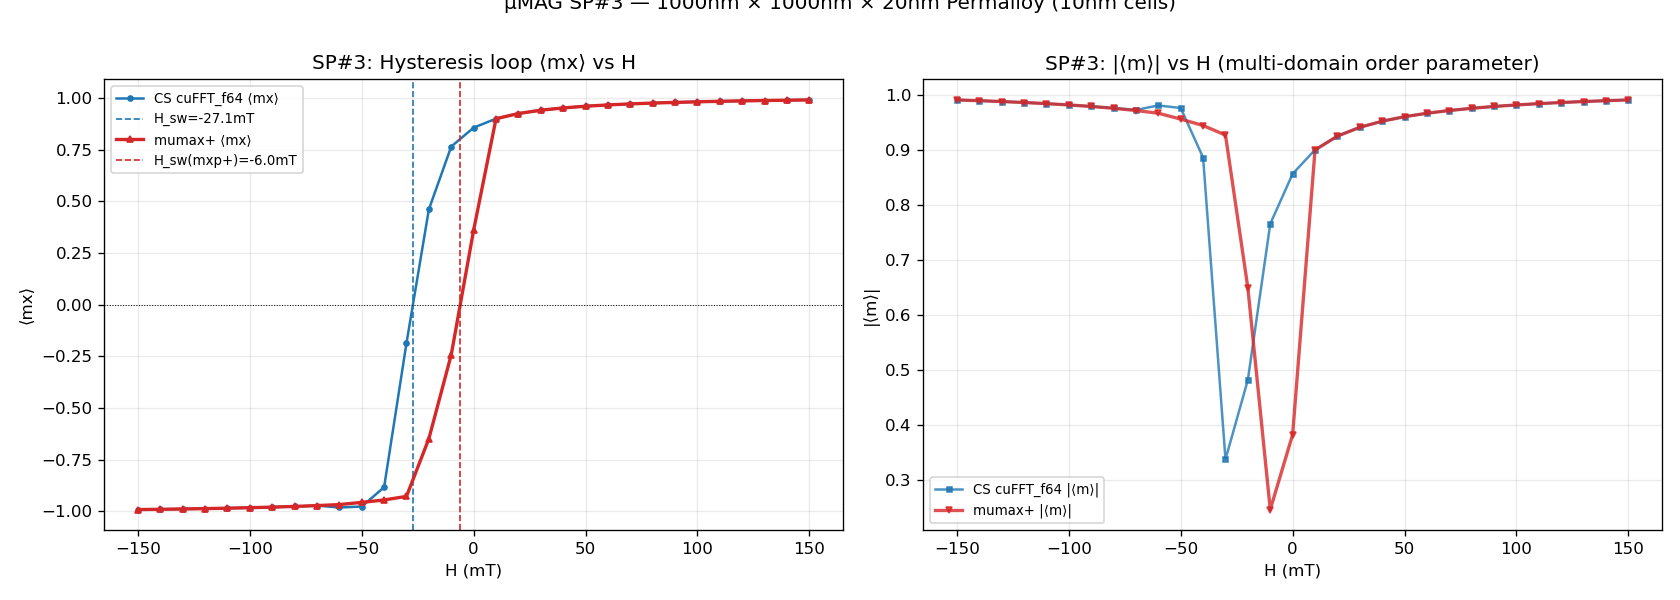

Reproduce this figure in Python.
"""
Notebook 47: µMAG SP#3 Hysteresis -- Build Comparison
1 µm × 1 µm × 20 nm Permalloy element (100×100×2, 10nm cells).
Field sweep +150 → −150 mT, find nucleation H_nuc and switching H_sw.
Runs across CS cuFFT_f64 / mumax3 / mumax+.

Reference: µMAG SP#3, H_sw ≈ −20 mT (qualitative, 10nm cells)
"""
import sys, pathlib, time, json
import numpy as np
sys.path.insert(0, str(pathlib.Path(__file__).parent))
import bench_utils as bu
sys.stdout.reconfigure(encoding="utf-8")

MX3_SP3 = pathlib.Path(__file__).parent / "mx3" / "sp3_hysteresis.mx3"

MU0 = bu.MU0
Ms  = 860e3; A = 13e-12; alpha = 0.5
NX, NY, NZ = 100, 100, 2
DX = 10e-9  # 10nm cells

# Field sweep: +150 → −150 mT (29 points, ~10 mT spacing)
H_MV = np.concatenate([
    np.linspace(150, 10, 15),
    np.linspace(0, -150, 16),
])  # mT
H_AM = H_MV * 1e-3 / MU0   # A/m

T_RELAX = 2e-9  # relax time per field step

print("=" * 70)
print("Notebook 47: µMAG SP#3 Hysteresis -- Build Comparison")
print(f"  Permalloy {NX*DX*1e9:.0f}nm × {NY*DX*1e9:.0f}nm × {NZ*DX*1e9:.0f}nm ({NX}×{NY}×{NZ} cells)")
print(f"  Field sweep: {H_MV[0]:.0f} → {H_MV[-1]:.0f} mT ({len(H_MV)} steps)")
print("=" * 70)


def _find_hsw(H_mT, mx_arr):
    """Find H_sw as field where <mx> crosses 0 (on descending branch)."""
    for i in range(len(mx_arr) - 1):
        if mx_arr[i] >= 0 > mx_arr[i+1]:
            frac = mx_arr[i] / (mx_arr[i] - mx_arr[i+1])
            return H_mT[i] + frac * (H_mT[i+1] - H_mT[i])
    return None


def run_cs_sp3(build_label):
    mm = bu.load_mm(build_label)
    g  = mm.StructuredGrid(NX, NY, NZ, DX, DX, DX)
    mat = mm.Material()
    mat.Ms = Ms; mat.A_exchange = A; mat.K_uniaxial = 0.0
    mat.easy_axis = mm.Vec3(1, 0, 0); mat.alpha = alpha

    demag = mm.DemagFieldGPU(g)
    exch  = mm.ExchangeFieldGPU(g)

    mx_list, mag_list = [], []
    opts = mm.RelaxGPUOptions(); opts.max_steps = 3000

    # Saturate at +150 mT
    zeeman = mm.ZeemanFieldGPU(g, mm.Vec3(H_AM[0], 0, 0))
    fields = mm.FieldSumGPU(); fields.add(exch); fields.add(zeeman)
    m0 = mm.VectorField3D(g)
    arr0 = np.zeros((NZ, NX, NY, 3)); arr0[..., 0] = 1.0; arr0[..., 1] = 0.02
    norms = np.linalg.norm(arr0, axis=-1, keepdims=True); arr0 /= norms
    mm.from_numpy(m0, arr0)
    relax = mm.RelaxGPU(g); relax.upload(m0)
    relax.run(mat, demag, fields, opts); relax.download(m0)

    t0 = time.perf_counter()
    for H in H_AM:
        zeeman2 = mm.ZeemanFieldGPU(g, mm.Vec3(H, 0, 0))
        f2 = mm.FieldSumGPU(); f2.add(exch); f2.add(zeeman2)
        rel2 = mm.RelaxGPU(g); rel2.upload(m0)
        rel2.run(mat, demag, f2, opts); rel2.download(m0)
        arr = mm.to_numpy(m0)
        mx_avg = float(arr[..., 0].mean())
        m_avg  = float(np.linalg.norm(arr.mean(axis=(0, 1, 2))))
        mx_list.append(mx_avg); mag_list.append(m_avg)
    wall_ms = (time.perf_counter() - t0) * 1e3

    H_sw = _find_hsw(H_MV.tolist(), mx_list)
    return {"build": build_label, "wall_ms": wall_ms,
            "H_mT": H_MV.tolist(), "mx": mx_list, "mag": mag_list,
            "H_sw_mT": float(H_sw) if H_sw else None}


results = []
for bl in ["cuFFT_f64"]:
    if not bu.BUILDS[bl].exists():
        print(f"[SKIP] {bl}"); continue
    print(f"\n--- {bl} ---")
    try:
        r = run_cs_sp3(bl); results.append(r)
        print(f"  Wall: {r['wall_ms']:.0f} ms")
        hsw = r['H_sw_mT']
        print(f"  H_sw = {hsw:.1f} mT" if hsw else "  H_sw: not found")
        print(f"  Final <mx> = {r['mx'][-1]:.4f}")
    except Exception as e:
        print(f"  ERROR: {e}")

print("\n--- mumax3 ---")
mx3r = bu.run_mumax3(MX3_SP3, timeout_s=300) if MX3_SP3.exists() else {"ok": False, "error": "mx3 not found"}
if mx3r["ok"]:
    print(f"  Wall: {mx3r['wall_ms']:.0f} ms")
    outdir = MX3_SP3.parent / (MX3_SP3.stem + ".out")
    tbl = bu.parse_mumax3_table(outdir)
    mx3_Hsw = None
    if tbl is not None and len(tbl) > 1:
        # table columns: [t, B_ext.x (T), m.x, m.y, |m.x|]
        B_mT = tbl[:, 1] * 1e3   # T → mT
        mx_col = tbl[:, 2]
        mx3_Hsw = _find_hsw(B_mT.tolist(), mx_col.tolist())
        print(f"  H_sw ≈ {mx3_Hsw:.1f} mT" if mx3_Hsw else "  H_sw: not found in table")
else:
    print(f"  {mx3r.get('error', 'failed')}")

print("\n--- mumax+ (field sweep + minimize) ---")
def sp3_mumaxplus(mxp):
    import time, numpy as np
    world  = mxp.World(cellsize=(DX, DX, DX))
    mag    = mxp.Ferromagnet(world, mxp.Grid((NX, NY, NZ)))
    mag.msat = Ms; mag.aex = A; mag.alpha = alpha
    mag.magnetization = (1.0, 0.02, 0.0)
    # Saturate at +150mT
    mag.bias_magnetic_field = (H_AM[0] * MU0, 0, 0)  # Tesla
    mag.minimize()
    mx_list, mag_list = [], []
    t0 = time.perf_counter()
    for H in H_AM:
        mag.bias_magnetic_field = (H * MU0, 0, 0)  # Tesla
        mag.minimize()
        avg = mag.magnetization.average()
        mx_list.append(float(avg[0]))
        mag_list.append(float(np.linalg.norm(avg)))
    wall_ms = (time.perf_counter() - t0) * 1e3
    H_sw = _find_hsw(H_MV.tolist(), mx_list)
    return {"wall_ms": wall_ms, "mx": mx_list, "mag": mag_list,
            "H_sw_mT": float(H_sw) if H_sw else None}

mxpr = bu.run_mumaxplus(sp3_mumaxplus, timeout_s=600)
if mxpr["ok"]:
    print(f"  Wall: {mxpr['wall_ms']:.0f} ms")
    hsw = mxpr.get("H_sw_mT")
    print(f"  H_sw = {hsw:.1f} mT" if hsw else "  H_sw: not found")
    print(f"  Final <mx> = {mxpr['mx'][-1]:.4f}")
else:
    print(f"  {mxpr.get('error', 'failed')}")

print("\n" + "=" * 70)
print("SUMMARY -- SP#3 Hysteresis (1µm × 1µm × 20nm Permalloy, 10nm cells)")
print(f"  µMAG reference H_sw ≈ −20 mT (coarse-grid estimate)")
rows = []
for r in results:
    hsw = r['H_sw_mT']
    rows.append([r['build'], f"{r['wall_ms']:.0f}",
                 f"{hsw:.1f} mT" if hsw else "n/a"])
if mx3r.get("ok"):
    rows.append(["mumax3", f"{mx3r['wall_ms']:.0f}", "from table TBD"])
if mxpr.get("ok"):
    hsw = mxpr.get("H_sw_mT")
    rows.append(["mumax+", f"{mxpr['wall_ms']:.0f}",
                 f"{hsw:.1f} mT" if hsw else "n/a"])
bu.print_table(rows, ["Build", "wall_ms", "H_sw"])

out = {"scenario": "SP#3 Hysteresis", "H_mT": H_MV.tolist(),
       "cs": results, "mumax3_wall_ms": mx3r.get("wall_ms"),
       "mumaxplus": mxpr}
(pathlib.Path(__file__).parent / "47_results.json").write_text(
    json.dumps(out, indent=2, default=str), encoding="utf-8")

try:
    import matplotlib; matplotlib.use('Agg')
    import matplotlib.pyplot as plt
    fig, axes = plt.subplots(1, 2, figsize=(14, 5))
    color_map = {"cuFFT_f64": "C0", "mumax+": "C3"}

    for r in results:
        c = color_map.get(r['build'], "C0")
        axes[0].plot(r['H_mT'], r['mx'], 'o-', ms=3, lw=1.5, color=c,
                     label=f"CS {r['build']} ⟨mx⟩")
        axes[1].plot(r['H_mT'], r['mag'], 's-', ms=3, lw=1.5, color=c,
                     label=f"CS {r['build']} |⟨m⟩|", alpha=0.8)
        if r['H_sw_mT']:
            axes[0].axvline(r['H_sw_mT'], color=c, ls='--', lw=1,
                            label=f"H_sw={r['H_sw_mT']:.1f}mT")

    if mxpr.get("ok") and mxpr.get("mx"):
        axes[0].plot(H_MV, mxpr['mx'], '^-', ms=4, lw=2, color="C3",
                     label="mumax+ ⟨mx⟩")
        axes[1].plot(H_MV, mxpr['mag'], 'v-', ms=4, lw=2, color="C3",
                     label="mumax+ |⟨m⟩|", alpha=0.8)
        if mxpr.get('H_sw_mT'):
            axes[0].axvline(mxpr['H_sw_mT'], color="C3", ls='--', lw=1,
                            label=f"H_sw(mxp+)={mxpr['H_sw_mT']:.1f}mT")

    axes[0].axhline(0, color='k', lw=0.6, ls=':')
    axes[0].set_xlabel("H (mT)"); axes[0].set_ylabel("⟨mx⟩")
    axes[0].set_title("SP#3: Hysteresis loop ⟨mx⟩ vs H")
    axes[0].legend(fontsize=8); axes[0].grid(alpha=0.25)

    axes[1].set_xlabel("H (mT)"); axes[1].set_ylabel("|⟨m⟩|")
    axes[1].set_title("SP#3: |⟨m⟩| vs H (multi-domain order parameter)")
    axes[1].legend(fontsize=8); axes[1].grid(alpha=0.25)

    plt.suptitle(f"µMAG SP#3 — {NX*DX*1e9:.0f}nm × {NY*DX*1e9:.0f}nm × {NZ*DX*1e9:.0f}nm Permalloy ({DX*1e9:.0f}nm cells)", y=1.01)
    plt.tight_layout()
    plt.savefig(str(pathlib.Path(__file__).parent / "47_sp3_comparison.png"), dpi=120)
    print("\nPlot: 47_sp3_comparison.png")
except Exception as e:
    print(f"Plot error: {e}")
